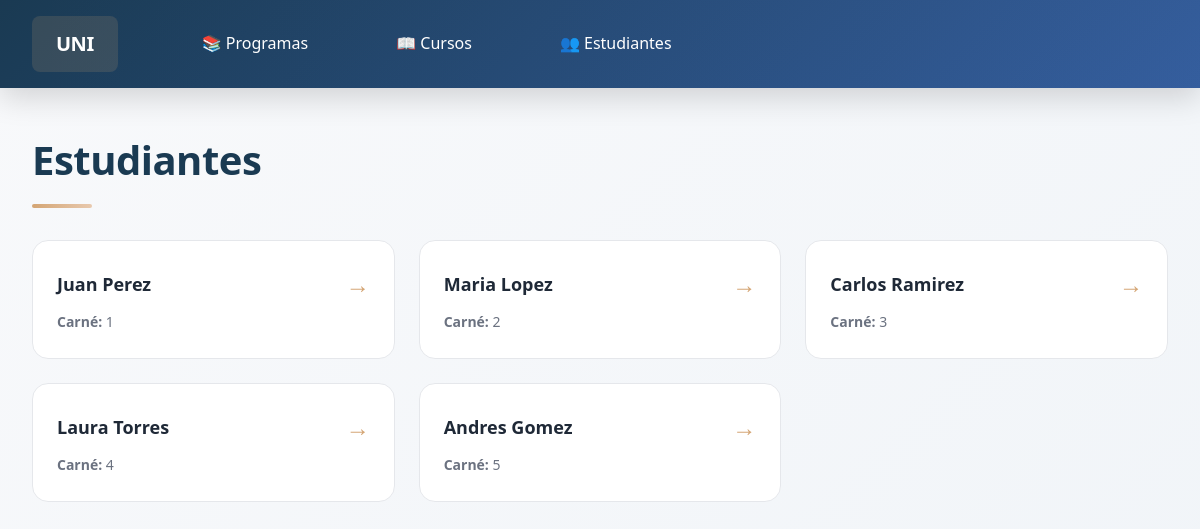
The page /estudiantes/ on the database its author committed.
### universidad/models.py (models this page shows, shortened)
class Student(models.Model):
    name = models.CharField(max_length=100)
    email = models.EmailField(unique=True)

### universidad/views.py (the view)
# urls.py: path("estudiantes/", views.student_list, name="students"),
def student_list(request):
    students = Student.objects.all()
    return render(request, "universidad/student_list.html", {
        "students": students
    })

### universidad/templates/universidad/student_list.html (shortened to what this page needs)
{% extends "universidad/base.html" %}
{% block content %}
<h1>Estudiantes</h1>
<div class="list-container">
    {% for student in students %}
        <div class="list-item">
            <a href="{% url 'universidad:student_detail' student.id %}">
                {{ student.name }}
            </a>
            <div class="secondary-text">
                <strong>Carné:</strong> {{ student.id }}
            </div>
        </div>
    {% empty %}
        <div class="empty-state" style="grid-column: 1 / -1;">
            No hay estudiantes registrados.
        </div>
    {% endfor %}
</div>
{% endblock %}

### universidad/static/css/main.css (style rules this page uses)
* { margin: 0; padding: 0; box-sizing: border-box; }
:root { --primary: #1a3a52; --primary-light: #2c5aa0; --accent: #d4a574; --accent-light: #e8c9ae; --success: #10b981; --danger: #ef4444; --bg-primary: #f8f9fb; --bg-secondary: #ffffff; --text-primary: #1f2937; --text-secondary: #6b7280; --border: #e5e7eb; --shadow-sm: 0 2px 4px rgba(0, 0, 0, 0.05); --shadow-md: 0 4px 12px rgba(0, 0, 0, 0.1); --shadow-lg: 0 10px 30px rgba(0, 0, 0, 0.15); }
html { scroll-behavior: smooth; }
body { font-family: 'Segoe UI', 'Trebuchet MS', sans-serif; background: linear-gradient(135deg, var(--bg-primary) 0%, #f0f4f8 100%); color: var(--text-primary); line-height: 1.6; min-height: 100vh; }
h1 { font-size: 2.5rem; font-weight: 700; margin-bottom: 1rem; color: var(--primary); letter-spacing: -0.5px; animation: slideInDown 0.6s ease-out; }
h1::after { content: ''; display: block; width: 60px; height: 4px; background: linear-gradient(90deg, var(--accent), var(--accent-light)); margin-top: 0.75rem; border-radius: 2px; }
.list-container { display: grid; grid-template-columns: repeat(auto-fill, minmax(320px, 1fr)); gap: 1.5rem; margin: 2rem 0; animation: fadeInUp 0.8s ease-out 0.2s both; }
.list-item { background: var(--bg-secondary); border: 1px solid var(--border); border-radius: 1rem; padding: 1.5rem; transition: all 0.3s cubic-bezier(0.4, 0, 0.2, 1); position: relative; overflow: hidden; }
.list-item::before { content: ''; position: absolute; top: 0; left: 0; right: 0; height: 4px; background: linear-gradient(90deg, var(--primary), var(--accent)); transform: scaleX(0); transform-origin: left; transition: transform 0.3s ease-out; }
.list-item a { color: var(--text-primary); text-decoration: none; font-weight: 600; font-size: 1.125rem; display: flex; justify-content: space-between; align-items: center; transition: color 0.3s ease; }
.list-item a::after { content: '→'; font-size: 1.5rem; color: var(--accent); transition: transform 0.3s ease; }
.list-item .secondary-text { color: var(--text-secondary); font-size: 0.875rem; margin-top: 0.5rem; font-weight: 400; }

### rows shown on the page
Student: name "Juan Perez", id "1"
Student: name "Maria Lopez", id "2"
Student: name "Carlos Ramirez", id "3"
Student: name "Laura Torres", id "4"
Student: name "Andres Gomez", id "5"
